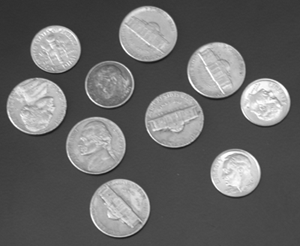
%> input picture 日常实验/实验5/coins.png, 300 x 246 px
$ octave task3.m   (GNU Octave 9; MATLAB toolbox functions it lacks are replaced by stand-ins)
%> lines starting %> are read from the running program, lines starting %| are printed output that depends on the picture; in (x1, y1, x2, y2) boxes, pixels count from 0 and x2, y2 are one past the last pixel; in counts of white or black regions, pixels touching at a corner belong together; the program's own positions count from 1
image=imread('./coins.png');
%> image is the input picture: size 246x300 uint8; min 23, max 255, mean 103
image=image>128;
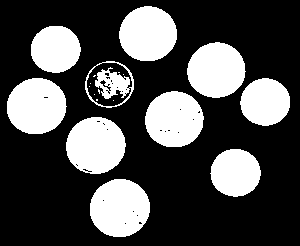
%> image: size 246x300 logical; 30.1% white; 19 white regions (9 under 20 px), largest, box (x1, y1, x2, y2) and area: (90, 179, 150, 237) 2741, (66, 117, 126, 174) 2654, (7, 78, 67, 134) 2642
[m n]=size(image);
%> m = 246; n = 300

image_boundary_tracking=zeros(m,n);        %边界跟踪图像
ed=[-1 -1;0 -1;1 -1;1 0;1 1;0 1;-1 1;-1 0]; %从左上角像素判断
for i=2:m-1
    for j=2:n-1
        if image(i,j)==1      %如果当前像素是前景像素

            for k=1:8
                ii=i+ed(k,1);
                jj=j+ed(k,2);
                if image(ii,jj)==0    %当前像素周围如果是背景，边界标记图像相应像素标记
                    image_boundary_tracking(ii,jj)=1;
                end
            end

        end
    end
end
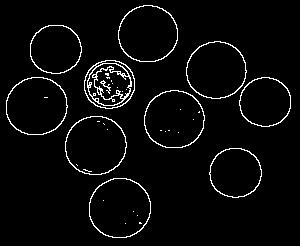
%> image_boundary_tracking: size 246x300 double; values 0 (black) and 1 (white), 3.7% white in thin lines or dots, all inside (x1, y1, x2, y2) = (6, 5, 291, 238)
%> after the loop, ii = 236; jj = 126

figure,subplot(1, 2, 1);
imshow(image);
title('原始图像');

subplot(1, 2, 2);
imshow(image_boundary_tracking,[]);
title('边界跟踪图像');

$ run again, with 日常实验/实验5/rice.png copied over 日常实验/实验5/coins.png
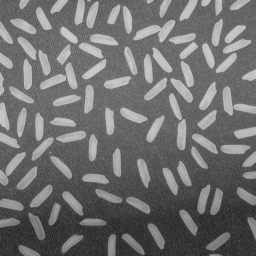
%> input picture 日常实验/实验5/rice.png, 256 x 256 px
%> image is the input picture: size 256x256 uint8; min 40, max 204, mean 111.2
%> `image=image>128;`:
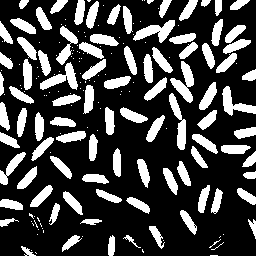
%> image: size 256x256 logical; 26.5% white; 187 white regions (98 under 20 px), largest, box (x1, y1, x2, y2) and area: (170, 61, 194, 103) 452, (133, 20, 175, 43) 435, (40, 62, 78, 90) 427
%> after the loop `for i=2:m-1`:
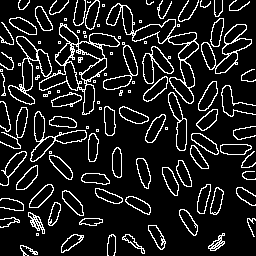
%> image_boundary_tracking: size 256x256 double; values 0 (black) and 1 (white), 12.3% white in thin lines or dots
%> after the loop `for i=2:m-1`: ii = 254; jj = 114
